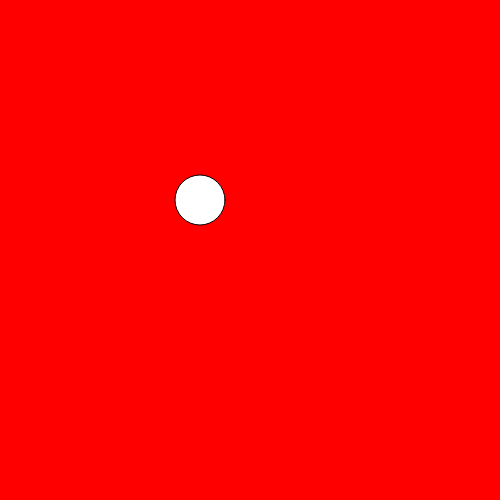
Frame 1 (no input)
Frame 60 (no input): identical to frame 1, image omitted
Frame 120 (the mouse pressed at the canvas centre since frame 60): identical to frame 1, image omitted

The p5.js sketch that drew this single still picture (run headless with seeded random() and noise() and a simulated clock; from frame 60 on, the mouse is pressed at the canvas centre):

// p5.js sketch
// ── sketch.js
var x = 0;
var y = 0 ;

function setup() {
  createCanvas(500,500);
  console.log('setup function');
}

function draw() {
  background(255,0,0);
  ellipse(200,200,50,50);
  console.log(frameCount);
}
